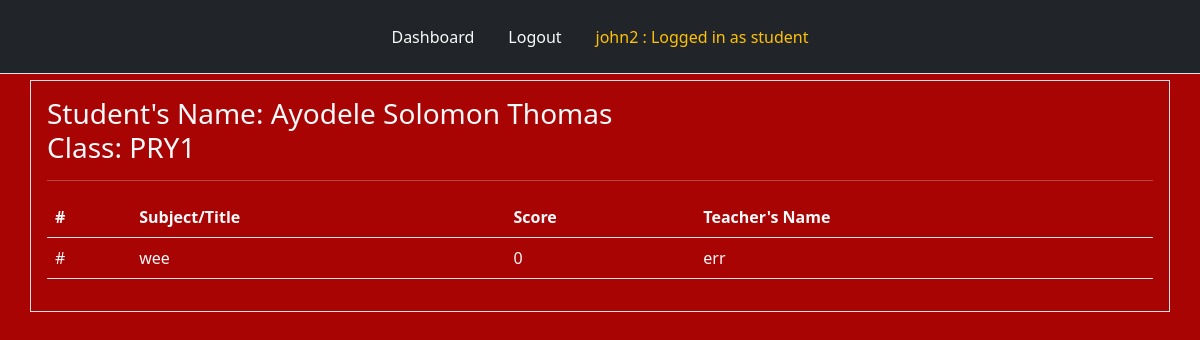
The page /results_student (signed in) on the database as committed earlier.
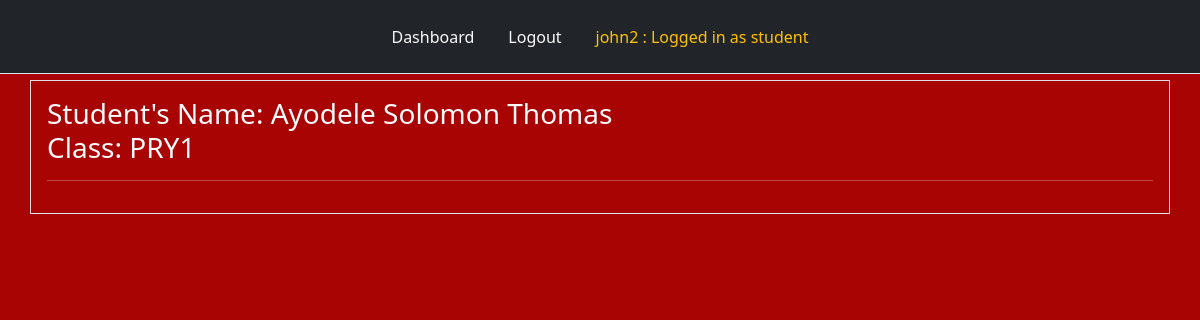
The same page on the database as committed later.
### tables this page shows
CREATE TABLE "students" (
	"id"	INTEGER,
	"name"	TEXT NOT NULL,
	"fullname"	TEXT NOT NULL,
	"password"	TEXT NOT NULL,
	"klass"	TEXT NOT NULL,
	PRIMARY KEY("id")
);

CREATE TABLE "completed" (
"id"INTEGER,
"student_name"TEXT NOT NULL,
"student_fullname"TEXT NOT NULL,
"klass"TEXT NOT NULL,
"test_id"INTEGER,
"title"TEXT NOT NULL,
"score"INTEGER,
"teacher_name"TEXT NOT NULL,
"teacher_fullname"TEXT NOT NULL,
PRIMARY KEY("id" AUTOINCREMENT)
);

### app.py (the view)
@app.route("/results_student", methods = ["POST", "GET"])
def results_student():
    user = get_current_user()
    db = connect_to_DB()
    klass = user[4]
    student_name = user[1]
    student_fullname = user[2]
    user_cursor = db.execute("SELECT * FROM completed WHERE student_name = ?", [student_name])
    results_student = user_cursor.fetchall()
    return render_template("results_student.html", user=user, results_student=results_student, klass=klass, student_fullname = student_fullname)

### app.py (called while the page is built)
@app.teardown_appcontext
def close_database(error):
    if hasattr(g, "app_database_db"):
        g.app_database_db.close()

def get_current_user():
    user_result = None
    if 'user' in session:
        user = session['user']
        db = getDatabase()
        student_cursor = db.execute("SELECT * FROM students WHERE name = ?", [user])
        student_result = student_cursor.fetchone()
        if student_result:
            user_result = student_result
        else:
            user_cursor = db.execute("SELECT * FROM users WHERE name = ?", [user])
            user_result = user_cursor.fetchone()
    return user_result

### database.py (called while the page is built)
def connect_to_DB():
    current_dir = os.path.dirname(os.path.abspath(__file__))
    db_file = os.path.join(current_dir, "app_database.db")
    sql = sqlite3.connect(db_file)
    sql.row_factory = sqlite3.Row
    return sql

def getDatabase():
    if not hasattr(g, "app_database_db"):
        g.app_database_db = connect_to_DB()
    return g.app_database_db

### templates/results_student.html (shortened to what this page needs)
{% from "nav.html" import links %}
<!doctype html>
<html lang="en">
  <head>
    <link href="https://cdn.jsdelivr.net/npm/bootstrap@5.2.3/dist/css/bootstrap.min.css" rel="stylesheet">
    <link rel="stylesheet" type="text/css" href="{{ url_for('static', filename = 'style.css') }}"
  </head>
  <body>
        <div class="header mb-2">
            {{ links(user) }}
        </div>
        <div class="question container border text-light p-3">
          <h3>
            Student's Name: {{ student_fullname }} <br> Class: {{ klass }}
          </h3>
          <hr style="color: white"/>
          <div class="list-group">
          {% if results_student %}
              <table class="table table-hover text-light">
                <thead>
                  <tr>
                    <th scope="col">#</th>
                    <th scope="col">Subject/Title</th>
                    <th scope="col">Score</th>
                    <th scope="col">Teacher's Name</th>
                  </tr>
                </thead>
                  {% for eachuser in results_student %}
                  <tbody>
                    <tr class="text-light">
                      <td>#</td>
                      <td>{{ eachuser['title'] }}</td>
                      <td>{{ eachuser['score'] }}</td>
                      <td>{{ eachuser['teacher_fullname'] }}</td>
                    </tr>
                  </tbody>
                  {% endfor %}
              </table>
          {% endif %}
          </div>
        </div>
  </body>
</html>

### templates/nav.html (shortened to what this page needs)
{% macro links(user) %}
<ul class="nav nav-tabs p-3 bg-dark justify-content-center position-fixed" style="top: 0; width: 100%; z-index: 9999;">
    {% if user %}
    <li class="nav-item">
        <a class="nav-link text-light" href="{{ url_for('dashboard') }}">Dashboard</a>
    </li>
    <li class="nav-item">
        <a class="nav-link text-light" href="{{ url_for('logout') }}">Logout</a>
    </li>
    {% endif %}
    {% if user %}
        <li class="nav-item">
            <a class="nav-link text-warning" href="{{ url_for('dashboard') }}">
                {{ user['name'] }} : Logged in as
                {% if user['klass'] in ["KG1", "KG2", "NUR1", "NUR2", "PRY1", "PRY2", "PRY3", "PRY4", "PRY5", "PRY6"] %}
                    student
                {% else %}
                    {{ user['role'] }}
                {% endif %}
            </a>
        </li>
    {% endif %}
</ul>
{% endmacro %}

### static/style.css (style rules this page uses)
body { background-color: rgb(168, 4, 4); margin-top: 80px; }

Rows that differ between the two databases and show on the page:
removed completed: title "wee", score "0", teacher_fullname "err"
Other text that changed with them:
text no longer shown: "# Subject/Title Score Teacher's Name"
